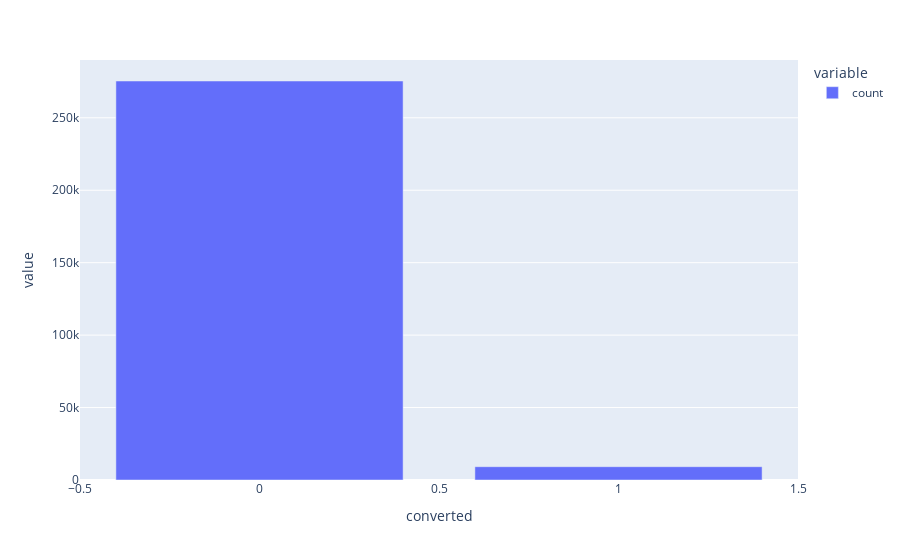

The notebook cell this image was saved under:
### Markdown cell above
## Quelques visualisations avant d'entrainer les modèles

### Code cell
fig = px.bar(df['converted'].value_counts())

fig.show()

### Figure 1 — Plotly figure (JSON) as saved in the notebook; plotly's stock layout.template omitted (floating-point values rounded to 4 significant figures)
{"data": [{"alignmentgroup": "True", "hovertemplate": "variable=count<br>converted=%{x}<br>value=%{y}<extra></extra>", "legendgroup": "count", "marker": {"color": "#636efa", "pattern": {"shape": ""}}, "name": "count", "offsetgroup": "count", "orientation": "v", "showlegend": true, "textposition": "auto", "type": "bar", "x": [0, 1], "xaxis": "x", "y": [275400, 9180], "yaxis": "y"}], "layout": {"barmode": "relative", "legend": {"title": {"text": "variable"}, "tracegroupgap": 0}, "margin": {"t": 60}, "xaxis": {"anchor": "y", "domain": [0, 1], "title": {"text": "converted"}}, "yaxis": {"anchor": "x", "domain": [0, 1], "title": {"text": "value"}}}}
